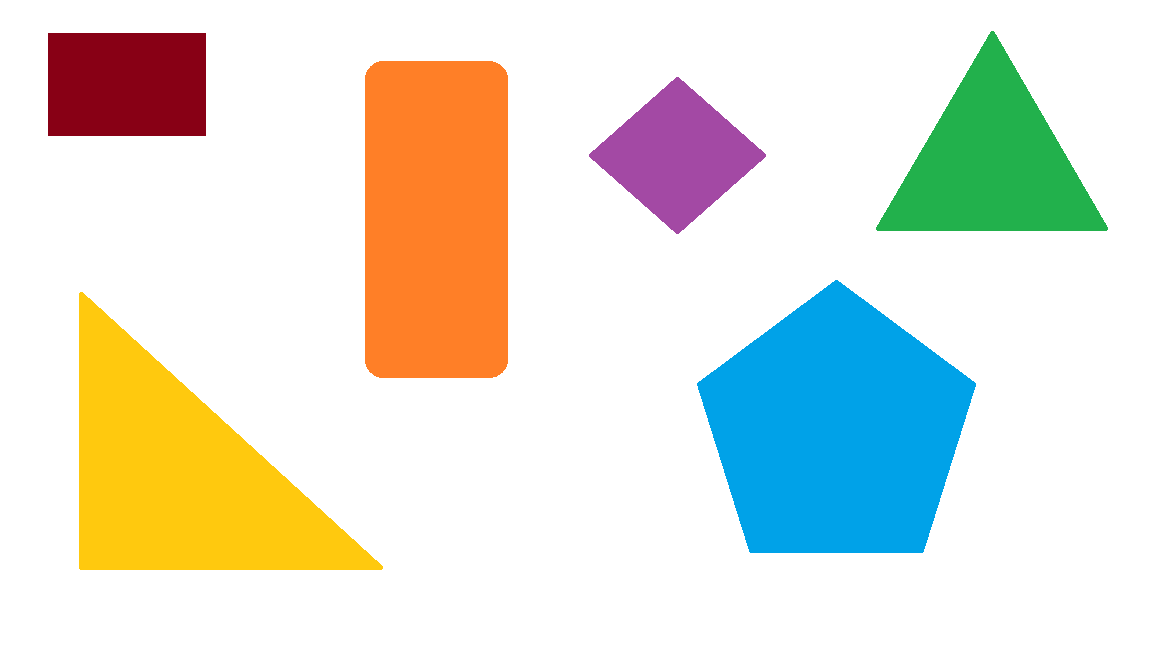
#> input picture shapes.png, 1152 x 648 px
$ python ShiTomasi.py
#> lines starting #> are read from the running program, lines starting #| are printed output that depends on the picture; after the words box and inside, x2 and y2 are one past the last pixel; in counts of white or black regions, pixels touching at a corner belong together
import numpy as np
import cv2 as cv

img = cv.imread('shapes.png')
#> img is the input picture: shape (648, 1152, 3); mean B, G, R 213.8, 226, 225.5
gray = cv.cvtColor(img, cv.COLOR_BGR2GRAY)
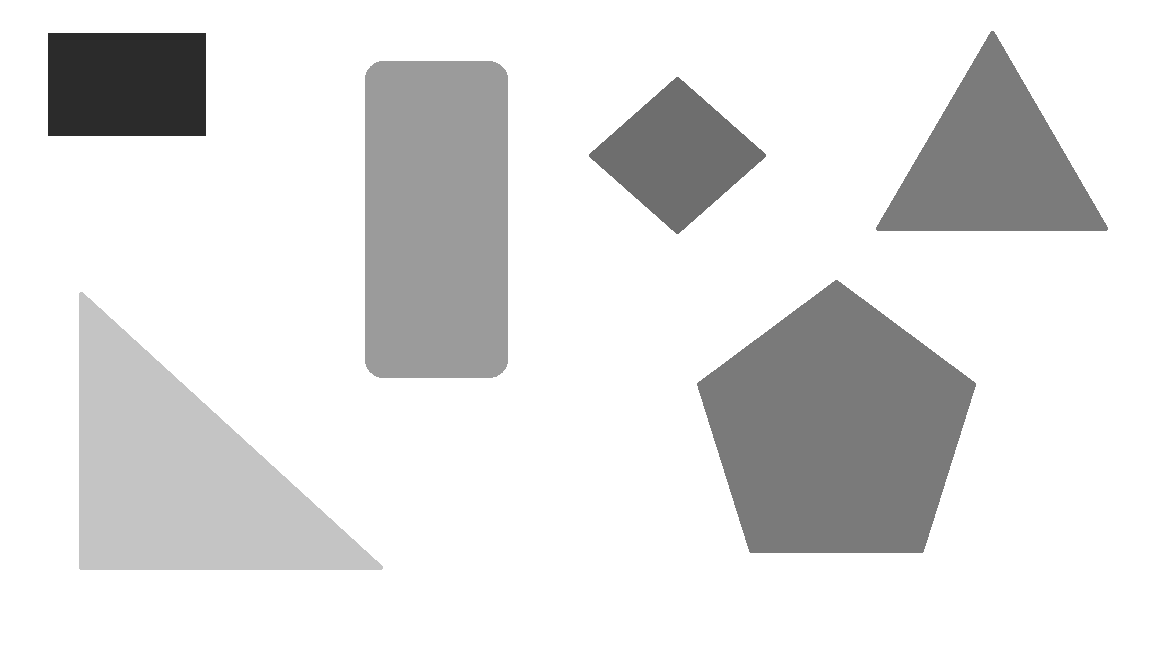
#> gray: shape (648, 1152); min 43, max 255, mean 224.5

corners = cv.goodFeaturesToTrack(gray, 100, 0.1, 10)
#> corners = 16 rows, first 8: [205, 135], [48, 135], [205, 33], [48, 33], [922, 551], [750, 551], [1106, 229], [877, 229]

corners = np.int0(corners)

for i in corners:
    x, y = i.ravel()
    cv.circle(img, (x, y), 20, 255 - 1)
#> this loop made 16 passes
#> (x, y) on passes 1 to 12: (205, 135), (48, 135), (205, 33), (48, 33), (922, 551), (750, 551), (1106, 229), (877, 229), (993, 31), (677, 233), (765, 155), (589, 155)
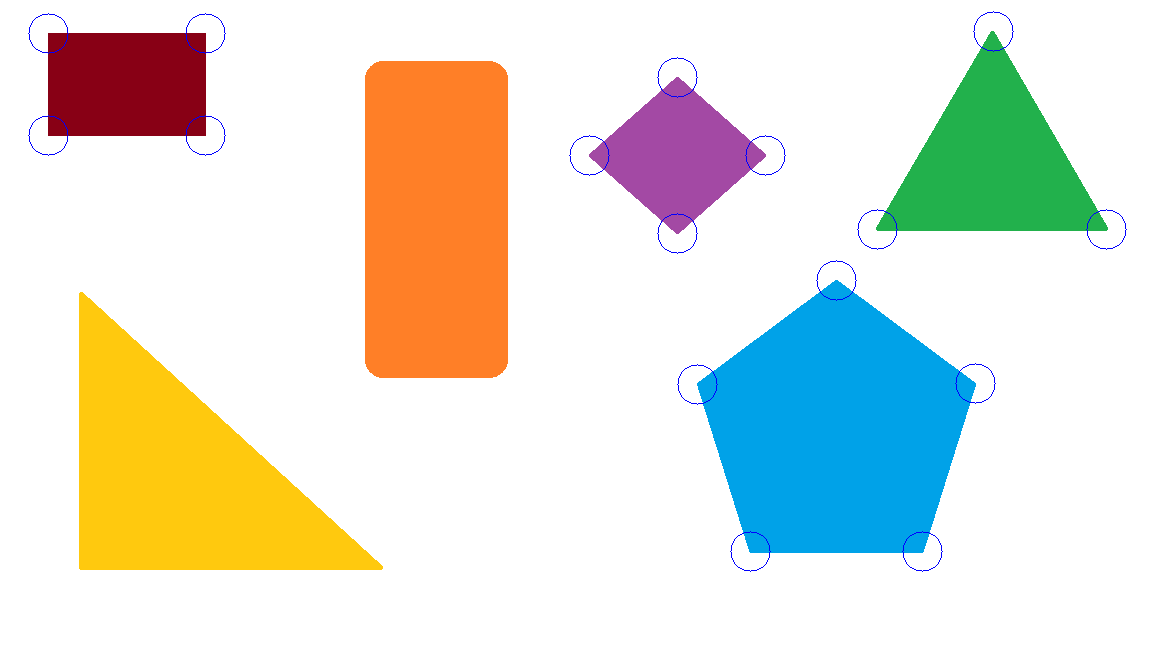
#> img: shape (648, 1152, 3); 0.24% of pixels changed, all inside (x1, y1, x2, y2) = (28, 11, 1127, 572)

cv.imshow('dst', img)

if cv.waitKey(0) & 0xff == 27:
#> (key Esc is pressed here)
    cv.destroyAllWindows()
